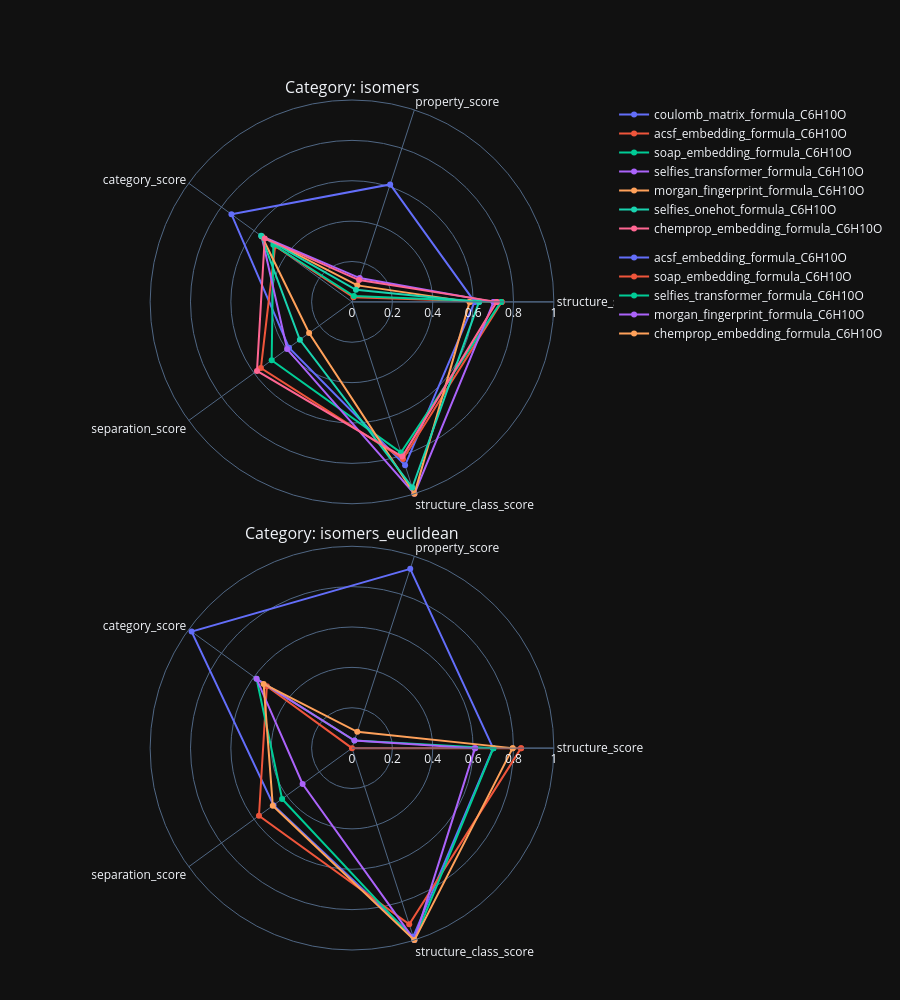

Source (notebook cell):
### Code cell
plot_all_categories(report_data, categories=['isomers', 'isomers_euclidean'])

### Figure 1 — Plotly figure (JSON) as saved in the notebook; plotly's stock layout.template omitted (floating-point values rounded to 4 significant figures)
{"data": [{"legendgroup": "isomers", "line": {"color": "#636EFA"}, "name": "coulomb_matrix_formula_C6H10O", "r": [0.6075, 0.6117, 0.738, 0.3858, 0.8512, 0.6075], "subplot": "polar", "theta": ["structure_score", "property_score", "category_score", "separation_score", "structure_class_score", "structure_score"], "type": "scatterpolar"}, {"legendgroup": "isomers", "line": {"color": "#EF553B"}, "name": "acsf_embedding_formula_C6H10O", "r": [0.7417, 0.02379, 0.4705, 0.5578, 0.8182, 0.7417], "subplot": "polar", "theta": ["structure_score", "property_score", "category_score", "separation_score", "structure_class_score", "structure_score"], "type": "scatterpolar"}, {"legendgroup": "isomers", "line": {"color": "#00CC96"}, "name": "soap_embedding_formula_C6H10O", "r": [0.738, 0.03039, 0.4817, 0.4919, 0.7847, 0.738], "subplot": "polar", "theta": ["structure_score", "property_score", "category_score", "separation_score", "structure_class_score", "structure_score"], "type": "scatterpolar"}, {"legendgroup": "isomers", "line": {"color": "#AB63FA"}, "name": "selfies_transformer_formula_C6H10O", "r": [0.7014, 0.124, 0.5536, 0.3975, 1, 0.7014], "subplot": "polar", "theta": ["structure_score", "property_score", "category_score", "separation_score", "structure_class_score", "structure_score"], "type": "scatterpolar"}, {"legendgroup": "isomers", "line": {"color": "#FFA15A"}, "name": "morgan_fingerprint_formula_C6H10O", "r": [0.5828, 0.08598, 0.5514, 0.2627, 1, 0.5828], "subplot": "polar", "theta": ["structure_score", "property_score", "category_score", "separation_score", "structure_class_score", "structure_score"], "type": "scatterpolar"}, {"legendgroup": "isomers", "line": {"color": "#19D3AF"}, "name": "selfies_onehot_formula_C6H10O", "r": [0.6294, 0.06304, 0.5564, 0.3191, 0.9667, 0.6294], "subplot": "polar", "theta": ["structure_score", "property_score", "category_score", "separation_score", "structure_class_score", "structure_score"], "type": "scatterpolar"}, {"legendgroup": "isomers", "line": {"color": "#FF6692"}, "name": "chemprop_embedding_formula_C6H10O", "r": [0.7169, 0.1137, 0.5345, 0.5818, 0.8056, 0.7169], "subplot": "polar", "theta": ["structure_score", "property_score", "category_score", "separation_score", "structure_class_score", "structure_score"], "type": "scatterpolar"}, {"legendgroup": "isomers_euclidean", "line": {"color": "#636EFA"}, "name": "acsf_embedding_formula_C6H10O", "r": [0.6989, 0.9336, 0.9821, 0.4807, 0.9821, 0.6989], "subplot": "polar2", "theta": ["structure_score", "property_score", "category_score", "separation_score", "structure_class_score", "structure_score"], "type": "scatterpolar"}, {"legendgroup": "isomers_euclidean", "line": {"color": "#EF553B"}, "name": "soap_embedding_formula_C6H10O", "r": [0.8376, 0, 0.5214, 0.5696, 0.9177, 0.8376], "subplot": "polar2", "theta": ["structure_score", "property_score", "category_score", "separation_score", "structure_class_score", "structure_score"], "type": "scatterpolar"}, {"legendgroup": "isomers_euclidean", "line": {"color": "#00CC96"}, "name": "selfies_transformer_formula_C6H10O", "r": [0.7005, 0.03938, 0.5844, 0.428, 1, 0.7005], "subplot": "polar2", "theta": ["structure_score", "property_score", "category_score", "separation_score", "structure_class_score", "structure_score"], "type": "scatterpolar"}, {"legendgroup": "isomers_euclidean", "line": {"color": "#AB63FA"}, "name": "morgan_fingerprint_formula_C6H10O", "r": [0.6096, 0.03938, 0.5844, 0.3025, 1, 0.6096], "subplot": "polar2", "theta": ["structure_score", "property_score", "category_score", "separation_score", "structure_class_score", "structure_score"], "type": "scatterpolar"}, {"legendgroup": "isomers_euclidean", "line": {"color": "#FFA15A"}, "name": "chemprop_embedding_formula_C6H10O", "r": [0.7959, 0.08478, 0.5411, 0.485, 1, 0.7959], "subplot": "polar2", "theta": ["structure_score", "property_score", "category_score", "separation_score", "structure_class_score", "structure_score"], "type": "scatterpolar"}], "layout": {"annotations": [{"font": {"size": 16}, "showarrow": false, "text": "Category: isomers", "x": 0.5, "xanchor": "center", "xref": "paper", "y": 1, "yanchor": "bottom", "yref": "paper"}, {"font": {"size": 16}, "showarrow": false, "text": "Category: isomers_euclidean", "x": 0.5, "xanchor": "center", "xref": "paper", "y": 0.475, "yanchor": "bottom", "yref": "paper"}], "height": 1000, "legend": {"groupclick": "toggleitem"}, "margin": {"b": 50, "l": 100, "r": 100, "t": 100}, "polar": {"domain": {"x": [0, 1], "y": [0.525, 1]}, "radialaxis": {"range": [0, 1], "visible": true}}, "polar2": {"domain": {"x": [0, 1], "y": [0, 0.475]}, "radialaxis": {"range": [0, 1], "visible": true}}, "showlegend": true}}
